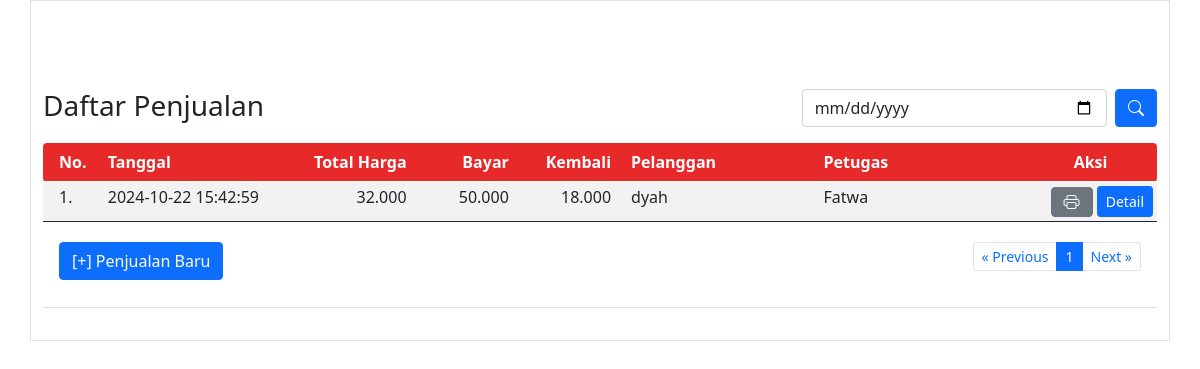
Screenshot of /penjualan/index.php?tgl=2024-10-22 15:42:59 (signed in) with the database file from the repository.
### tables this page shows
CREATE TABLE `penjualan` (
  `penjualan_id` int(11) NOT NULL,
  `tanggal` datetime DEFAULT NULL,
  `total_harga` int(11) DEFAULT NULL,
  `bayar` int(11) DEFAULT NULL,
  `id_pelanggan` int(11) DEFAULT NULL,
  `id_petugas` int(11) NOT NULL,
  `nama_petugas` varchar(30) DEFAULT NULL
);

CREATE TABLE `pelanggan` (
  `id_pelanggan` int(11) NOT NULL,
  `kode_pelanggan` varchar(15) DEFAULT NULL,
  `nama_pelanggan` varchar(30) DEFAULT NULL,
  `alamat` text DEFAULT NULL,
  `no_hp` varchar(15) DEFAULT NULL
);

CREATE TABLE `petugas` (
  `id_petugas` int(11) NOT NULL,
  `username` varchar(30) DEFAULT NULL,
  `password` varchar(100) DEFAULT NULL,
  `nama_petugas` varchar(35) DEFAULT NULL,
  `level` enum('admin','petugas') DEFAULT NULL
);

### penjualan/index.php (the view, shortened to what this page needs)
<?php
if(!isset($_SESSION['username'])&&!isset($_SESSION['password'])){
?>
<meta http-equiv="refresh" content="0;url=../login.php">
<?php
}else{
if(isset($_SESSION['penid'])){
?>
<meta http-equiv="refresh" content="0;url=transaksi.php">
<?php
}else{
?>
<html>
<!DOCTYPE html>
<html lang="en">
<head>
    <link rel="stylesheet" href="../bootstrap/css/bootstrap.min.css" />
	<link rel="stylesheet" href="../bootstrap-icons/bootstrap-icons.css">
</head>
<body>
<main class="container border py-3">
<br><br><br>
	<div class="row">
			<div class="col-sm-8"><h3>Daftar Penjualan</h3></div>
			<div class="col-sm-4">
					<form class="d-flex" method="GET" action="">
        	<input class="form-control me-2" type="date" name="tgl">
        	<button class="btn btn-primary" type="submit"><i class="bi bi-search"></i></button>
      </form>
			</div>
	</div>
<table class="table table-hover table-striped table-sm">
	<thead class=" text-white" style="background: #E72929;">
		<tr>
			<th class="py-2 px-3 rounded-start" width="55px">No.</th>
			<th class="py-2" width="200px">Tanggal</th>
			<th class="py-2 text-end" width="100px">Total Harga</th>
			<th class="py-2 text-end" width="100px">Bayar</th>
			<th class="py-2 text-end" width="100px">Kembali</th>
			<th class="py-2 px-3" width="200px">Pelanggan</th>
			<th class="py-2" width="200px">Petugas</th>
			<th class="py-2 text-center rounded-end" width="130px">Aksi</th>
		</tr>
	</thead>
	<tbody>
		<?php
		include "../config.php";
		$id_petugas=$_SESSION['id_petugas'];
		$batas = 10;
		$halaman = isset($_GET['halaman'])?(int)$_GET['halaman'] : 1;
		$halaman_awal = ($halaman>1) ? ($halaman * $batas) - $batas : 0;
		$previous = $halaman - 1;
		$next = $halaman + 1;
		$tglskr=date("Y-m-d");
		if(isset($_GET['tgl'])){
			$tgl=$_GET['tgl'];
			$sqldata="select * from penjualan where tanggal like '$tgl%' and id_petugas='$id_petugas'";
		}else{
			$sqldata="select * from penjualan where tanggal like '$tglskr%' and id_petugas='$id_petugas'";
		}
		$resdata=mysqli_query($koneksi,$sqldata);
		$jumlah_data = mysqli_num_rows($resdata);
		$total_halaman = ceil($jumlah_data / $batas);
		if(isset($_GET['tgl'])){
			$tgl=$_GET['tgl'];
			$sql="select * from penjualan where tanggal like '$tgl%' and id_petugas='$id_petugas' limit $halaman_awal, $batas";
		}else{
			$sql="select * from penjualan where tanggal like '$tglskr%' and id_petugas='$id_petugas' limit $halaman_awal, $batas";
		}
		$result=mysqli_query($koneksi,$sql);
		$no= $halaman_awal+1;
		while($data=mysqli_fetch_array($result)){
			$tohar=number_format($data['total_harga'],0,",",".");
			$byr=number_format($data['bayar'],0,",",".");
			$kembali=$data['bayar']-$data['total_harga'];
			$kbl=number_format($kembali,0,",",".");
			$id_pelanggan=$data['id_pelanggan'];
			$id_petugas=$data['id_petugas'];
			$sqlpetugas="select * from petugas where id_petugas='$id_petugas'";
			$respetugas=mysqli_query($koneksi,$sqlpetugas);
			$dtpetugas=mysqli_fetch_array($respetugas);
			$sqlpelanggan="select * from pelanggan where id_pelanggan='$id_pelanggan'";
			$respelanggan=mysqli_query($koneksi,$sqlpelanggan);
			$dtpelanggan=mysqli_fetch_array($respelanggan);
		?>
		<tr>
				<td class="px-3"><?= $no ?>.</td>
				<td><?= $data['tanggal'] ?></td>
				<td align="right"><?= $tohar ?></td>
				<td align="right"><?= $byr ?></td>
				<td align="right"><?= $kbl ?></td>
				<td class="px-3"><?= $dtpelanggan['nama_pelanggan'] ?></td>
				<td><?= $dtpetugas['nama_petugas'] ?></td>
				<td align="right">
					<a href="printnota.php?penid=<?= $data['penjualan_id'] ?>&kbl=<?= $kbl ?>" target="blank" class="btn btn-secondary"><i class="bi bi-printer"></i></a>
					<a href="detail_penjualan.php?penid=<?= $data['penjualan_id'] ?>&npet=<?= $dtpetugas['nama_petugas'] ?>&npel=<?= $dtpelanggan['nama_pelanggan'] ?>&tgl=<?= $data['tanggal'] ?>&byr=<?= $byr ?>&kbl=<?= $kbl ?>&halaman=<?= $halaman ?>" class="btn btn-primary btn-sm">Detail</a>
				</td>
		</tr>
		<?php
		$no++;
		}
		?>
	</tbody>
	<tfoot>
		<tr>
			<td colspan="8" class="text-center">
				<div class="container">
					<div class="row">
						<div class="col-4 text-start py-3">
							<a class="btn btn-primary" href="penjualan_simpan.php">[+] Penjualan Baru</a>
						</div>
						<div class="col-8 text-end py-3">
							<ul class="pagination justify-content-end pagination-sm">
								<li class="page-item"><a class="page-link" <?php if($halaman > 1){ echo "href='?halaman=$previous'"; } ?>>&laquo; Previous</a></li>
								<?php
								for($x=1;$x<=$total_halaman;$x++){
									if($x==$halaman){
								?>
									<li class="page-item active"><a class="page-link" href="?halaman=<?php echo $x ?>"><?php echo $x; ?></a></li>
								<?php
									}else{
								?>
									<li class="page-item"><a class="page-link" href="?halaman=<?php echo $x ?>"><?php echo $x; ?></a></li>
								<?php
									}
								}
								?>
								<li class="page-item"><a class="page-link" <?php if($halaman < $total_halaman) { echo "href='?halaman=$next'"; } ?>>Next &raquo;</a></li>
							</ul>
						</div>
					</div>
				</div>
			</td>
		</tr>
	</tfoot>
</table>
</main>
</body>
</html>
<?php } } ?>

### rows the page displays
penjualan: tanggal "2024-10-22 15:42:59", total_harga "32.000", bayar "50.000", kbl "18.000", id_pelanggan.nama_pelanggan "dyah", id_petugas.nama_petugas "Fatwa"
